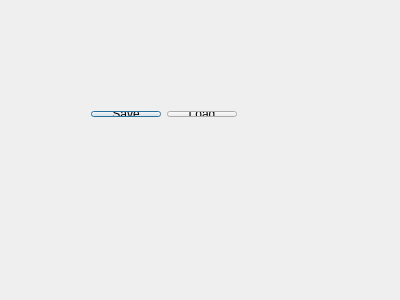
<?xml version="1.0" encoding="UTF-8"?>
<ui version="4.0">
 <class>Dialog</class>
 <widget class="QDialog" name="Dialog">
  <property name="geometry">
   <rect>
    <x>0</x>
    <y>0</y>
    <width>400</width>
    <height>300</height>
   </rect>
  </property>
  <property name="windowTitle">
   <string>Dialog</string>
  </property>
  <widget class="QWidget" name="">
   <property name="geometry">
    <rect>
     <x>80</x>
     <y>100</y>
     <width>168</width>
     <height>28</height>
    </rect>
   </property>
   <layout class="QHBoxLayout" name="horizontalLayout">
    <item>
     <widget class="QPushButton" name="pushButton">
      <property name="text">
       <string>Save</string>
      </property>
     </widget>
    </item>
    <item>
     <widget class="QPushButton" name="pushButton_2">
      <property name="text">
       <string>Load</string>
      </property>
     </widget>
    </item>
   </layout>
  </widget>
 </widget>
 <layoutdefault spacing="6" margin="11"/>
 <resources/>
 <connections/>
</ui>
